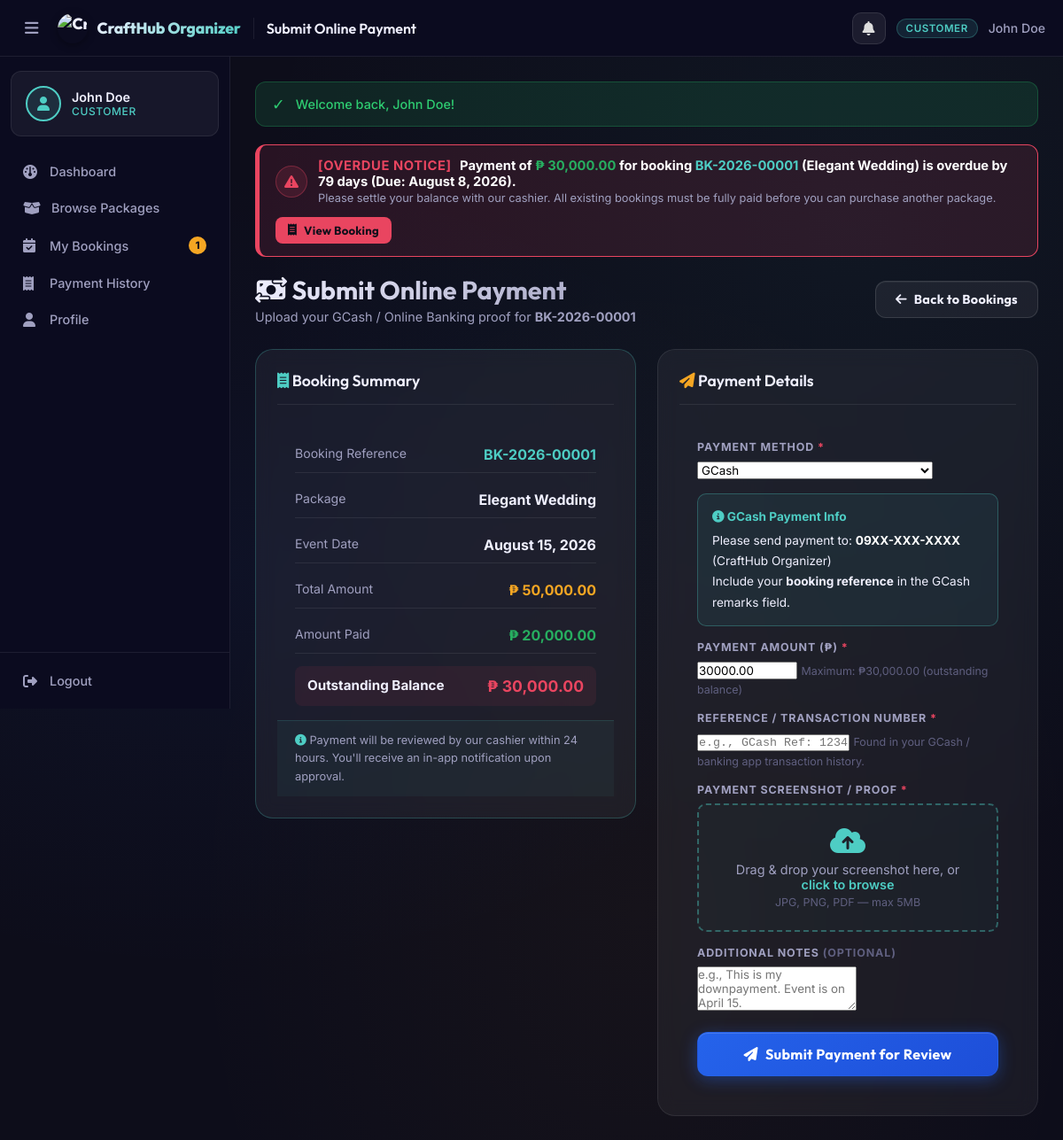
/customer/submit_payment.php?id=1 (signed in), run on the app's committed database.
### tables this page shows
CREATE TABLE IF NOT EXISTS bookings (
    booking_id INT AUTO_INCREMENT PRIMARY KEY,
    booking_reference VARCHAR(20) UNIQUE,
    customer_id INT NOT NULL,
    package_id INT NOT NULL,
    venue_id INT NULL,
    event_date DATE NOT NULL,
    payment_due_date DATE NULL,
    event_time TIME DEFAULT '09:00:00',
    event_type ENUM('Wedding','Birthday','Debut','Christening') NOT NULL DEFAULT 'Wedding',
    payment_plan ENUM('full','downpayment') NOT NULL DEFAULT 'full',
    guest_count SMALLINT UNSIGNED DEFAULT 1,                
    original_amount DECIMAL(10,2) NULL,
    discount_percent DECIMAL(5,2) NOT NULL DEFAULT 0.00,
    discount_amount DECIMAL(10,2) NOT NULL DEFAULT 0.00,
    downpayment_percent DECIMAL(5,2) NOT NULL DEFAULT 50.00,
    required_downpayment DECIMAL(10,2) NOT NULL DEFAULT 0.00,
    downpayment_amount DECIMAL(12,2) NOT NULL DEFAULT 0.00,
    total_amount DECIMAL(10,2) NOT NULL DEFAULT 0.00,
    amount_paid DECIMAL(10,2) NOT NULL DEFAULT 0.00,
    status ENUM('Pending','Confirmed','Paid','Completed','Cancelled') DEFAULT 'Pending',
    approved_at TIMESTAMP NULL DEFAULT NULL,
    approved_by INT NULL,
    notes TEXT,
    cancellation_reason TEXT NULL,
    created_at TIMESTAMP DEFAULT CURRENT_TIMESTAMP,
    FOREIGN KEY (customer_id) REFERENCES users(user_id) ON DELETE CASCADE,
    FOREIGN KEY (package_id) REFERENCES packages(package_id) ON DELETE CASCADE,
    FOREIGN KEY (venue_id) REFERENCES venues(venue_id) ON DELETE SET NULL,
    FOREIGN KEY (approved_by) REFERENCES users(user_id) ON DELETE SET NULL
);

CREATE TABLE IF NOT EXISTS packages (
    package_id INT AUTO_INCREMENT PRIMARY KEY,
    package_name VARCHAR(80) NOT NULL,
    event_type ENUM('Wedding','Birthday','Debut','Christening') NOT NULL,
    base_price DECIMAL(10,2) NOT NULL,
    full_payment_discount_percent DECIMAL(5,2) NOT NULL DEFAULT 10.00,
    downpayment_discount_percent DECIMAL(5,2) NOT NULL DEFAULT 5.00,
    downpayment_percent DECIMAL(5,2) NOT NULL DEFAULT 50.00,
    max_slots TINYINT UNSIGNED NOT NULL DEFAULT 5,          
    description TEXT,
    image_url VARCHAR(500) NULL,
    status ENUM('active','inactive') DEFAULT 'active'
);

### customer/submit_payment.php (the view, shortened to what the rows shown need)
<?php
require_once __DIR__ . '/../includes/header.php';
$db     = getDB();
$user   = getCurrentUser();
$userId = (int)($user['user_id'] ?? $user['id'] ?? 0);
$bookingId = (int)($_GET['id'] ?? 0);
$stmt = $db->prepare("
    SELECT b.*, b.booking_id AS id, p.package_name,
           (SELECT COALESCE(SUM(amount_paid),0) FROM payments WHERE booking_id = b.booking_id) AS amount_paid_calc
    FROM bookings b
    JOIN packages p ON b.package_id = p.package_id
    WHERE b.booking_id = ? AND b.customer_id = ?
");
$stmt->execute([$bookingId, $userId]);
$booking = $stmt->fetch();
$total   = round((float)$booking['total_amount'], 2);
require_once __DIR__ . '/../includes/navbar.php';
?>
<div class="page-header">
    <div>
        <h1><i class="fa-solid fa-money-bill-transfer" style="color:var(--accent-teal);"></i> Submit Online Payment</h1>
        <p>Upload your GCash / Online Banking proof for <strong><?= htmlspecialchars(getBookingRef($booking)) ?></strong></p>
    </div>
</div>
<div class="grid-2" style="align-items:start;gap:24px;">
    <div class="card" style="border:1px solid rgba(78,205,196,0.25);">
        <div class="card-header">
            <h2 class="card-title"><i class="fa-solid fa-receipt" style="color:var(--accent-teal);"></i> Booking Summary</h2>
        </div>
        <div style="padding:16px 20px;display:flex;flex-direction:column;gap:10px;">
            <div style="display:flex;justify-content:space-between;padding:10px 0;border-bottom:1px solid var(--border-color);">
                <span style="color:var(--text-secondary);font-size:0.88rem;">Booking Reference</span>
                <strong style="color:var(--accent-teal);"><?= htmlspecialchars(getBookingRef($booking)) ?></strong>
            </div>
            <div style="display:flex;justify-content:space-between;padding:10px 0;border-bottom:1px solid var(--border-color);">
                <span style="color:var(--text-secondary);font-size:0.88rem;">Package</span>
                <strong><?= htmlspecialchars($booking['package_name']) ?></strong>
            </div>
            <div style="display:flex;justify-content:space-between;padding:10px 0;border-bottom:1px solid var(--border-color);">
                <span style="color:var(--text-secondary);font-size:0.88rem;">Event Date</span>
                <strong><?= formatDate($booking['event_date']) ?></strong>
            </div>
            <div style="display:flex;justify-content:space-between;padding:10px 0;border-bottom:1px solid var(--border-color);">
                <span style="color:var(--text-secondary);font-size:0.88rem;">Total Amount</span>
                <strong style="color:var(--accent-gold);"><?= formatCurrency($total) ?></strong>
            </div>
        </div>
    </div>
    <div class="card">
        <div class="card-header">
            <h2 class="card-title"><i class="fa-solid fa-paper-plane" style="color:var(--accent-gold);"></i> Payment Details</h2>
        </div>
    </div>
</div>
<?php require_once __DIR__ . '/../includes/footer.php'; ?>

### includes/navbar.php (shortened to what the rows shown need)
<?php
if ($_SESSION['user_role'] === 'admin') {
    try {
        $_pendingApprovalCount = (int)getDB()->query("SELECT COUNT(*) FROM users WHERE status IN ('pending_approval','inactive')")->fetchColumn();
    } catch (Exception $e) {
        $_pendingApprovalCount = 0;
    }
    $navLinks = [
        ['href' => APP_URL . '/admin/dashboard.php',   'icon' => 'fa-gauge',              'label' => 'Dashboard'],
        ['href' => APP_URL . '/admin/approvals.php',   'icon' => 'fa-user-clock',         'label' => 'Pending Approvals', 'badge' => $_pendingApprovalCount],
        ['href' => APP_URL . '/admin/calendar.php',    'icon' => 'fa-calendar-days',       'label' => 'Event Calendar'],
        ['href' => APP_URL . '/admin/packages.php',    'icon' => 'fa-box-open',            'label' => 'Packages'],
        ['href' => APP_URL . '/admin/components.php',  'icon' => 'fa-puzzle-piece',        'label' => 'Components'],
        ['href' => APP_URL . '/admin/venues.php',      'icon' => 'fa-location-dot',        'label' => 'Venues'],
        ['href' => APP_URL . '/admin/bookings.php',    'icon' => 'fa-calendar-check',      'label' => 'Bookings'],
        ['href' => APP_URL . '/admin/bills.php',       'icon' => 'fa-file-invoice-dollar', 'label' => 'Bills & Payments'],
        ['href' => APP_URL . '/admin/users.php',       'icon' => 'fa-users',               'label' => 'Users'],
        ['href' => APP_URL . '/admin/reviews.php',     'icon' => 'fa-star',               'label' => 'Reviews'],
        ['href' => APP_URL . '/admin/reports.php',     'icon' => 'fa-chart-bar',           'label' => 'Reports'],
    ];
} elseif ($_SESSION['user_role'] === 'customer') {
    $custDueAlerts = function_exists('getCustomerPaymentDueAlerts') ? getCustomerPaymentDueAlerts($_SESSION['user_id'] ?? 0) : [];
}
?>
<div class="main-wrapper">
    <main class="main-content">
        <?php if (($_SESSION['user_role'] ?? '') === 'customer' && !empty($custDueAlerts)): ?>
            <div class="customer-due-notifications" style="margin-bottom:20px;display:flex;flex-direction:column;gap:10px;">
                <?php foreach ($custDueAlerts as $alert):
                    $isOverdue   = $alert['urgency'] === 'overdue';
                    $isDueToday  = $alert['urgency'] === 'due_today';
                    $bannerBg    = $isOverdue ? 'rgba(233,69,96,0.12)' : ($isDueToday ? 'rgba(245,166,35,0.18)' : 'rgba(245,166,35,0.1)');
                    $bannerBorder= $isOverdue ? '#e94560' : '#f5a623';
                    $bannerIcon  = $isOverdue ? 'fa-triangle-exclamation' : ($isDueToday ? 'fa-bell' : 'fa-clock');
                    $iconColor   = $isOverdue ? '#e94560' : '#f5a623';
                    $refText     = htmlspecialchars($alert['booking_reference'] ?? ('BK-' . $alert['id']));
                    $pkgText     = htmlspecialchars($alert['package_name'] ?? 'Package');
                    $balText     = formatCurrency($alert['calculated_balance']);
                    $dateText    = date('F j, Y', strtotime($alert['effective_due_date']));
                ?>
                <div style="background:<?= $bannerBg ?>;border:1px solid <?= $bannerBorder ?>;border-left:5px solid <?= $bannerBorder ?>;border-radius:12px;padding:14px 18px;display:flex;align-items:center;justify-content:space-between;gap:14px;flex-wrap:wrap;">
                    <div style="display:flex;align-items:center;gap:12px;">
                        <div style="width:36px;height:36px;border-radius:50%;background:<?= $iconColor ?>22;border:1px solid <?= $iconColor ?>55;display:flex;align-items:center;justify-content:center;color:<?= $iconColor ?>;font-size:1rem;flex-shrink:0;">
                            <i class="fa-solid <?= $bannerIcon ?>"></i>
                        </div>
                        <div>
                            <div style="font-weight:700;font-size:0.92rem;color:#fff;">
                                <?php if ($isOverdue): ?>
                                    <span style="color:#e94560;text-transform:uppercase;letter-spacing:0.04em;margin-right:6px;">[Overdue Notice]</span>
                                <?php elseif ($isDueToday): ?>
                                    <span style="color:#f5a623;text-transform:uppercase;letter-spacing:0.04em;margin-right:6px;">[Due Today]</span>
                                <?php else: ?>
                                    <span style="color:#f5a623;text-transform:uppercase;letter-spacing:0.04em;margin-right:6px;">[Payment Reminder]</span>
                                <?php endif; ?>
                                Payment of <strong style="color:#27ae60;"><?= $balText ?></strong> for booking <strong style="color:var(--accent-teal);"><?= $refText ?></strong> (<?= $pkgText ?>) is <?= strtolower($alert['urgency_label']) ?> (Due: <?= $dateText ?>).
                            </div>
                            <div style="font-size:0.8rem;color:var(--text-secondary);margin-top:2px;">
                                Please settle your balance with our cashier. All existing bookings must be fully paid before you can purchase another package.
                            </div>
                        </div>
                    </div>
                    <div style="display:flex;gap:8px;flex-shrink:0;">
                        <a href="<?= APP_URL ?>/customer/bookings.php" class="btn btn-sm" style="background:<?= $bannerBorder ?>;color:#0f0f1a;font-weight:700;">
                            <i class="fa-solid fa-receipt"></i> View Booking
                        </a>
                    </div>
                </div>
                <?php endforeach; ?>
            </div>
        <?php endif; ?>

### data on the page
bookings: balText "₱ 30,000.00", booking_reference "BK-2026-00001", package.package_name "Elegant Wedding", urgency_label "overdue by 79 days", dateText "August 8, 2026", event_date "August 15, 2026", total_amount "₱ 50,000.00"

### other printed values
$_SESSION['user_name'] "John Doe"
$roleLabel "CUSTOMER"
$link['label'] "Dashboard"
$link['label'] "Browse Packages"
$link['label'] "My Bookings"
$badgeVal "1"
$link['label'] "Payment History"
$link['label'] "Profile"
APP_NAME "CraftHub Organizer"
explode(' | ', $pageTitle)[0] "Submit Online Payment"
$icon "✓"
$message "Welcome back, John Doe!"
formatCurrency($paid) "₱ 20,000.00"
formatCurrency($balance) "₱ 30,000.00"
$balance "30,000.00"
